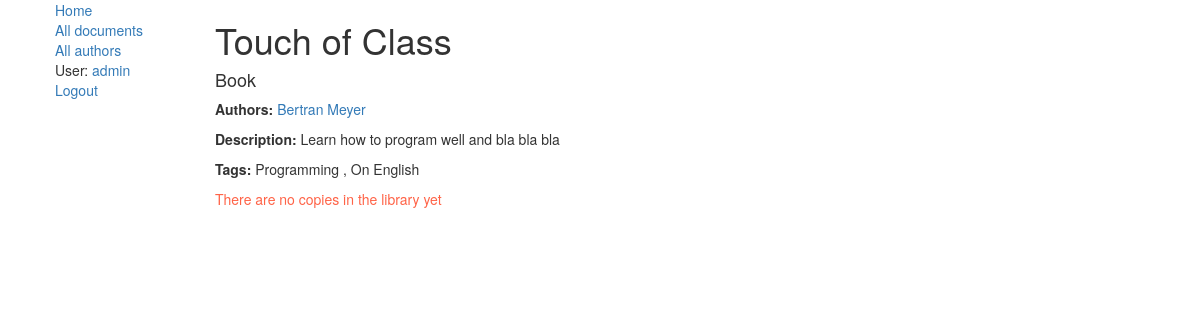
Page /library/document/1 (signed in) on the earlier database version.
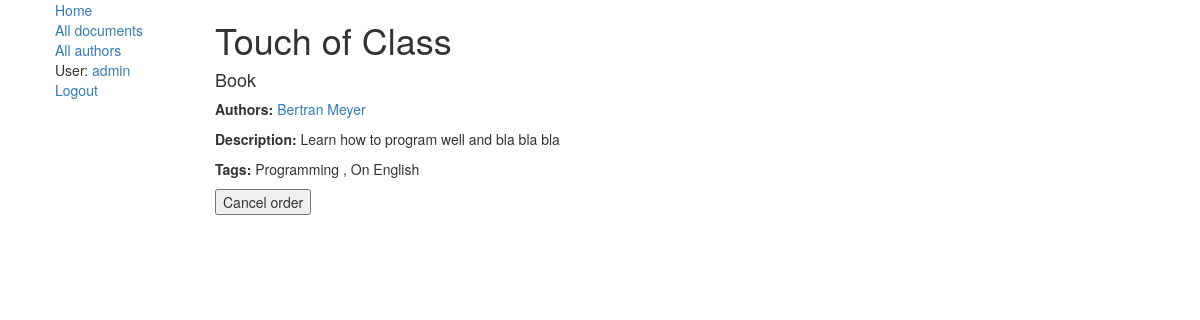
Same page on the later database version.
### library/views.py (the view)
# urls.py: url(r'^document/(?P<id>\d+)$', views.get_document_detail, name='document-detail'),
def get_document_detail(request, id):
    user = auth.get_user(request)
    document = Document.objects.get(id=id)
    if user.is_authenticated:
        wished = WishList.objects.filter(user_id=user.id, document_id=document.id)
        ordered = RecordsLog.objects.filter(user=user, document=document)
        if request.method == 'POST':
            form = ReserveButton(request.POST)
            if form.clean_order():
                record = WishList.objects.create(user=user, document=document,
                                                 timestamp=datetime.datetime.today().isoformat(), executed=False)
                record.save()
            else:
                WishList.objects.filter(user_id=user.id, document_id=document.id).delete()
            wished = WishList.objects.filter(user=user, document=document)
            ordered = RecordsLog.objects.filter(user_id=user.id, document_id=document.id)
        else:
            form = ReserveButton()
        return render(request, 'library/document_detail.html',
                      context={'ordered': ordered, 'wished': wished, "document": document})
    else:
        return render(request, 'library/document_detail.html',
                      context={"document": document})

### library/models.py (called while the page is built)
    def get_absolute_url(self):
        return reverse('author-detail', args=[str(self.id)])

    def __str__(self):
        return self.name

    def __str__(self):
        return self.caption

### library/templates/library/document_detail.html (shortened to what this page needs)
{% extends "base_generic.html" %}
{% block content %}
<head>
</head>
    <h1>{{ document.title }}</h1>
    <h4>{{ document.type }}</h4>
    <p><strong>Authors:</strong> <a href=""></a>
        {% for author in document.authors.all %}
            <a href="{{ author.get_absolute_url }}">{{ author.first_name }} {{ author.last_name }}</a>
        {% endfor %}</p>
    <p><strong>Description:</strong> {{ document.description }}
    <p><strong>Tags:</strong>
        {% for tag in document.tags.all %}
            {{ tag }}
            {% if not forloop.last %},{% endif %}
        {% endfor %}
        {% if user.is_authenticated %}
            {% if ordered %}
                    <p>Given out to you</p>
            {% elif document.quantity > 0 %}
                {% if wished %}
                    <form action="" method="post">
                        <input type="submit" name="cancel_order" value="Cancel order"/>
                    </form>
                {% else %}
                    <form action="" method="post">
                     {% csrf_token %}
                        {{ form }}
                        <input type="submit" name="document_order" value="Order"/>
                    </form>
                {% endif %}
            {% else %}
                <p class="redtext">There are no copies in the library yet</p>
            {% endif %}
        {% else %} <p>To check out that {{ document.type }} you need to login</p>{% endif %}
{% endblock %}

Differences in the rows shown:
changed Document "Touch of Class": quantity empty → 2 (drawn)
Other differences:
form field cancel_order: (not shown) → "Cancel order"
text no longer shown: "There are no copies in the library yet"
